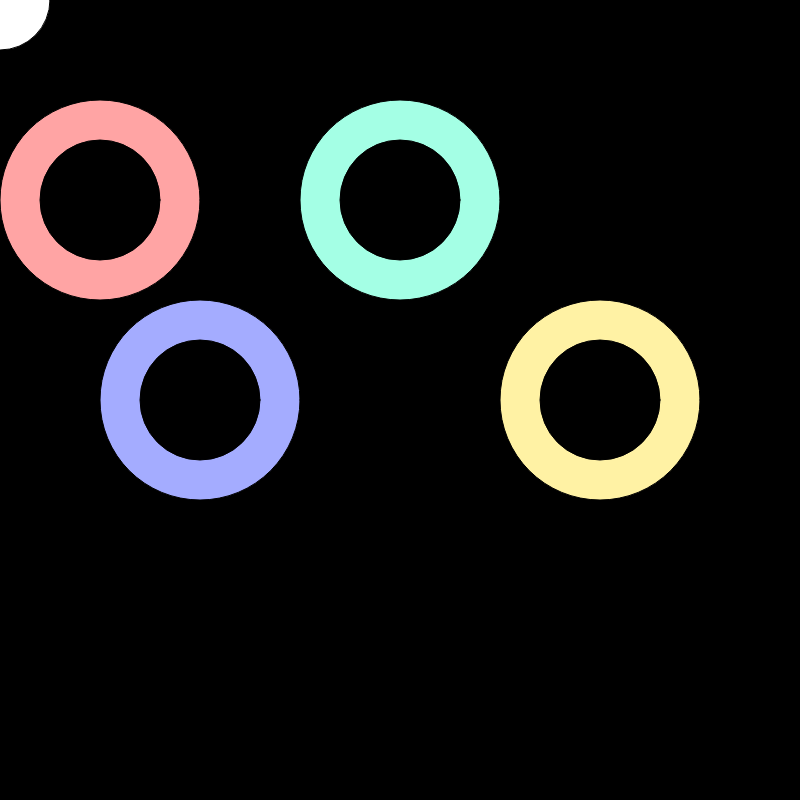
Frame 1 (no input)
Frame 60 (no input): identical to frame 1, image omitted
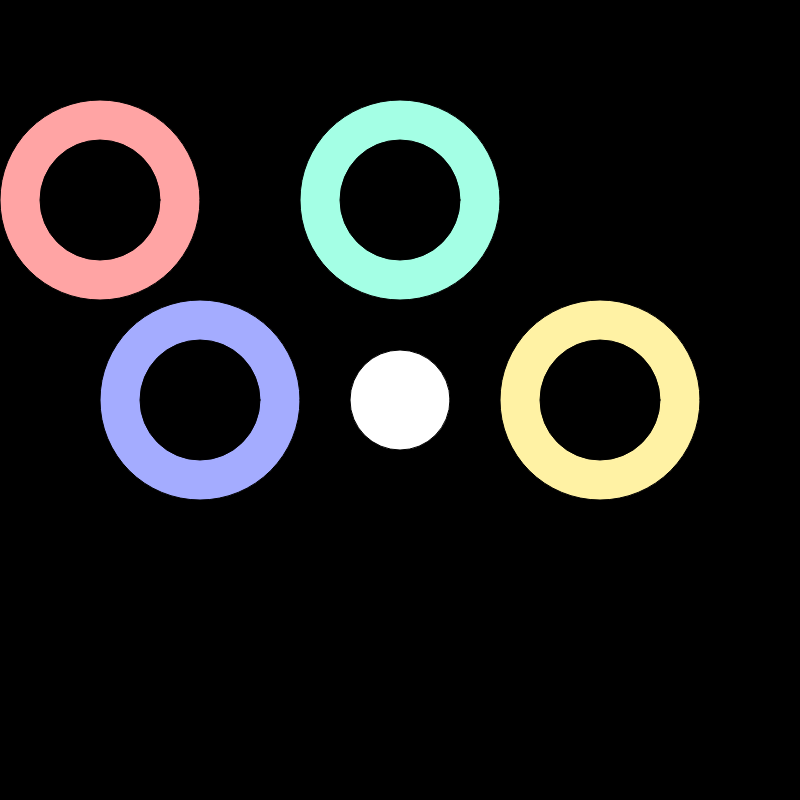
Frame 120 (the mouse pressed at the canvas centre since frame 60)

The p5.js sketch that drew these frames (run headless with seeded random() and noise() and a simulated clock; from frame 60 on, the mouse is pressed at the canvas centre):

// p5.js sketch
// ── sketch.js
function setup()
{
	createCanvas(800,800)
	background(0);
}

function draw()
{
	background(0);
	fill(255);
	ellipse(mouseX, mouseY, 100, 100);

	drawDonut(255, 164, 164,100,200);
	drawDonut(164,172,255,200,400);
	drawDonut(164, 255, 229,400,200);
	drawDonut(255,242,164,600,400);
}

function drawDonut(r,g,b, X, Y )

{

	//d1
	fill(r,g,b);
	ellipse(X, Y, 200, 200);
	fill(0);
	ellipse(X, Y, 120, 120);

}
